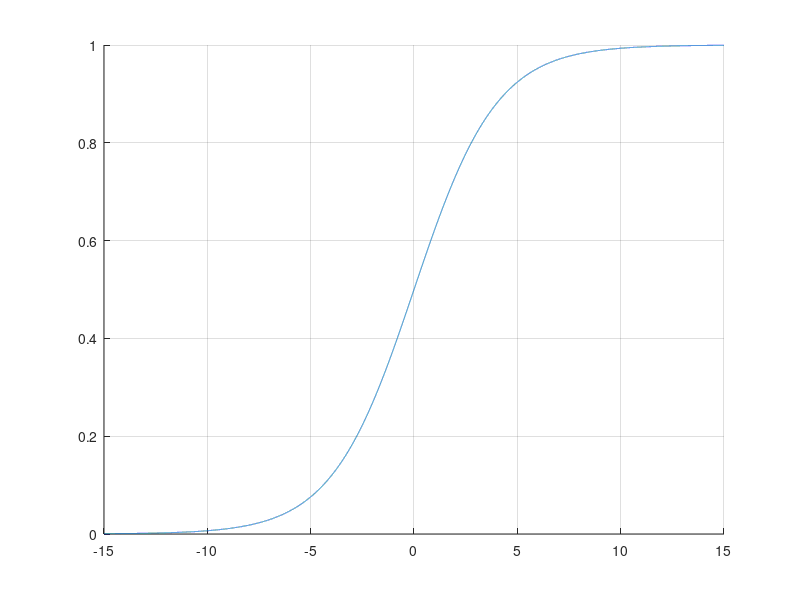

Reproduce this figure in MATLAB.
% =========================================================================
% Project Name: TOOLING4G - Polishing
% Author      : Hélio Ochoa
% Description :         
% =========================================================================

clear all;
clc;
close all;


c = 0.5;
x = -15:0.001:15;
sigmoid = 1./(1+exp(-c*x));

figure(1)
hold on 
plot(x,sigmoid)
grid on